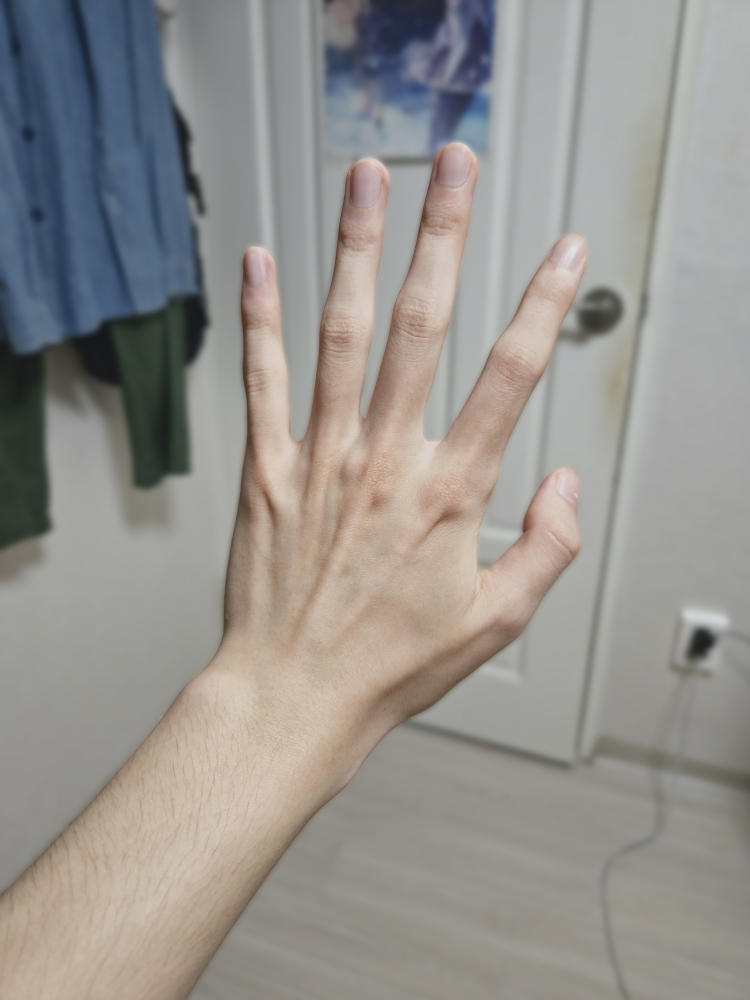
#> input picture lab1-2/hand.jpg, 3000 x 4000 px (shown at 1/4 size)
$ python lab1-2.py
#> lines starting #> are read from the running program, lines starting #| are printed output that depends on the picture
# 2019113634 조준혁
import cv2
import numpy as np
import matplotlib.pyplot as plt

def plot_histogram(hist, title):
    plt.figure()
    plt.title(title)
    plt.xlabel('gray level')
    plt.ylabel('frequency')
    plt.scatter(np.arange(len(hist)), hist, s=10)
    plt.xlim([0, 256])
    plt.show()

in_image = cv2.imread('hand.jpg', cv2.IMREAD_GRAYSCALE)
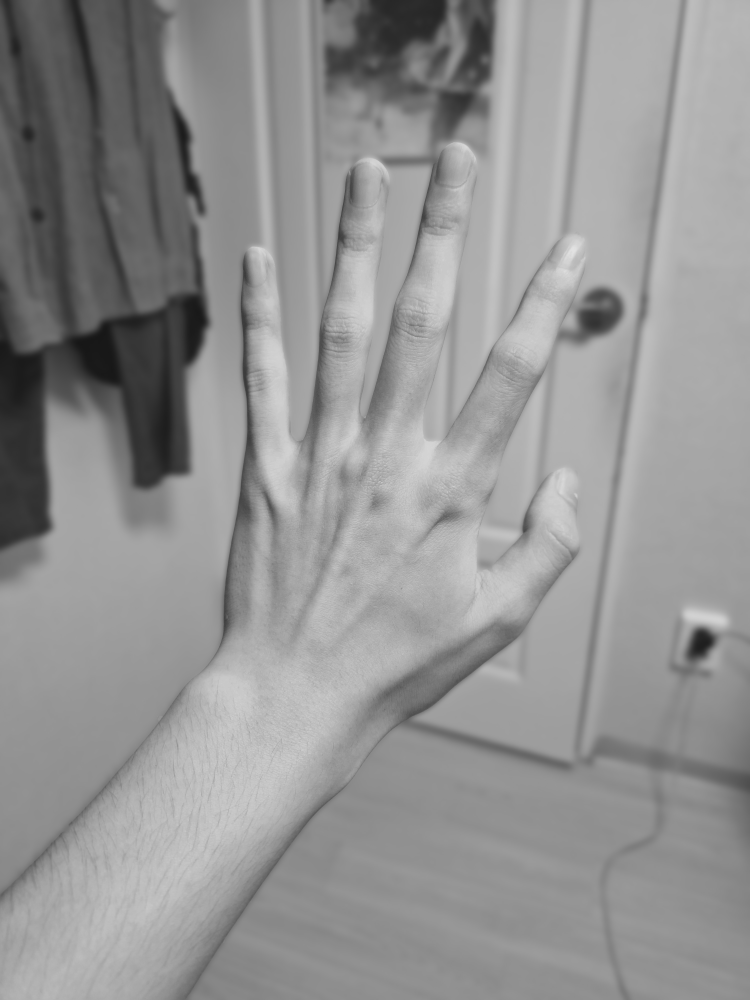
#> in_image: shape (4000, 3000) (shown at 1/4 size); min 22, max 227, mean 146.7
in_image = cv2.resize(in_image, (900, 1200))
#> in_image: shape (1200, 900)

# Histogram Equalization using OpenCV
out_image = cv2.equalizeHist(in_image)
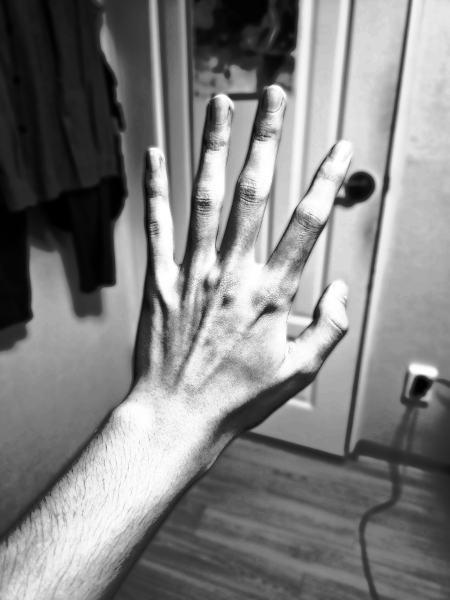
#> out_image: shape (1200, 900) (shown at 1/2 size); min 0, max 255, mean 129
out_hist = cv2.calcHist([out_image], [0], None, [256], [0,256]).flatten()
#> out_hist = 256 values, max 31844 at index 97, min 0 at index 56, mean 4218.8

# CLAHE using OpenCV
clahe = cv2.createCLAHE(clipLimit=2.0, tileGridSize=(8,8))
clahe_image = clahe.apply(in_image)
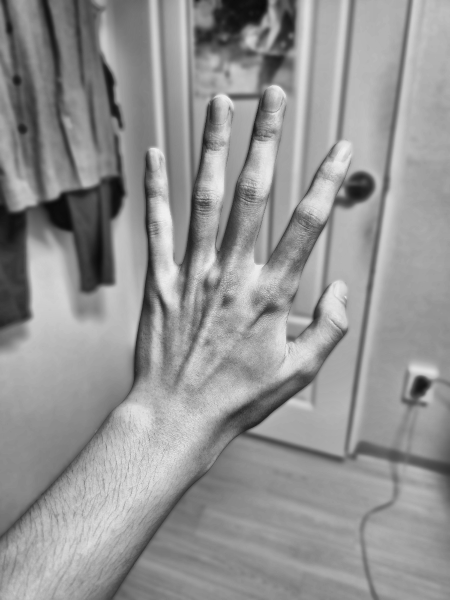
#> clahe_image: shape (1200, 900) (shown at 1/2 size); min 9, max 240, mean 147.3
clahe_hist = cv2.calcHist([clahe_image], [0], None, [256], [0,256]).flatten()
#> clahe_hist = 256 values, max 14337 at index 153, min 0 at index 0, mean 4218.8

cv2.imshow('Input Image', in_image)
cv2.imshow('HE Result', out_image)
cv2.imshow('CLAHE Result', clahe_image)
cv2.imwrite('hand_eq.jpg', out_image)
cv2.imwrite('hand_clahe.jpg', clahe_image)

plot_histogram(out_hist, "HE histogram after equalization")
#> in plot_histogram, `plt.show()`:
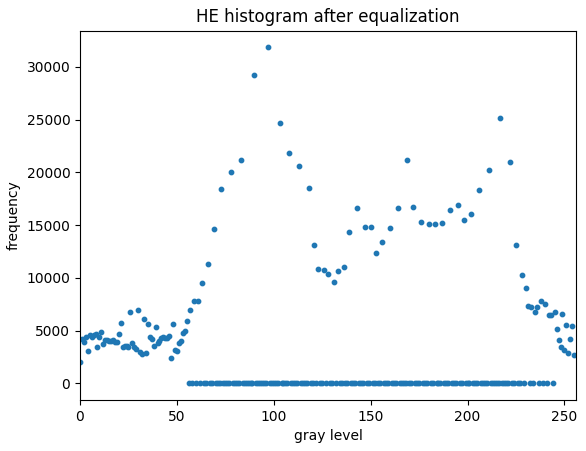
#> figure drawn by matplotlib, 1 panel
plot_histogram(clahe_hist, "CLAHE histogram after equalization")
#> call 2 of plot_histogram, with hist = array of shape (256,), title = 'CLAHE histogram after equalization'
#> in plot_histogram (call 2), `plt.show()`:
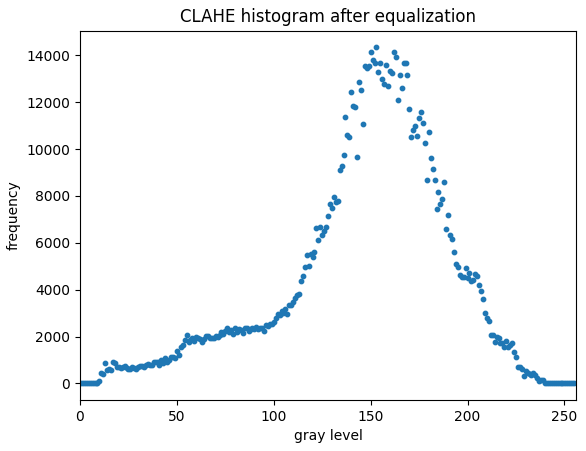
#> figure drawn by matplotlib, 1 panel

cv2.waitKey(0)
cv2.destroyAllWindows()
